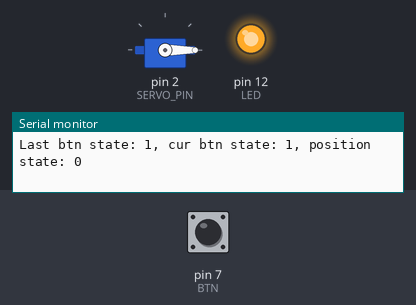
Bench run of a sketch on a simulated Arduino Uno, built with avr-gcc and run on an emulated ATmega328P. Shown: servo, output pins drawn as LEDs (lit = HIGH), the last lines printed to the serial monitor. The test bench sets the inputs (shaded band); at power-on: pin 7 (BTN) HIGH.

Above: at 1.2 s.
1.3 s: pin 7 (BTN) pulled LOW for 0.15 s
At 2.0 s:
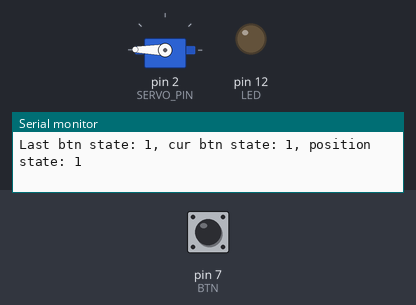
3.0 s: pin 7 (BTN) pulled LOW for 1 s
At 5.2 s:
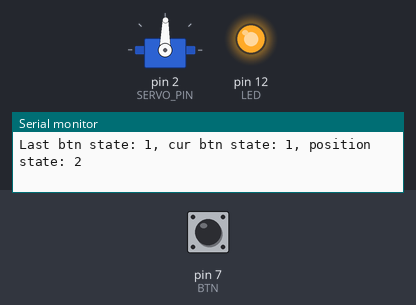
5.5 s: pin 7 (BTN) pulled LOW for 0.15 s
At 6.1 s:
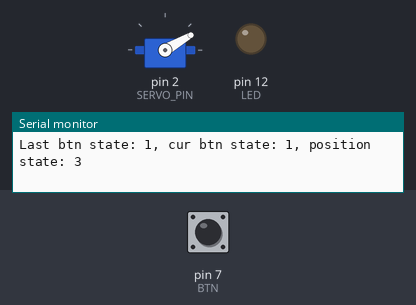
Timing chart, 0 to 8.5 s (numbered marks = the images above; inputs shaded):
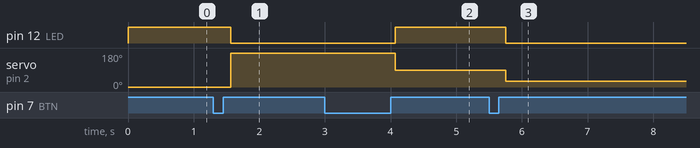

Measured:
- after the input at 1.3 s, pin 12 (LED): HIGH → LOW after 0.26 s; servo on pin 2 (SERVO_PIN): 0° → 179° after 0.26 s
- after the input at 3.0 s, pin 12 (LED): LOW → HIGH after 1.1 s; servo on pin 2 (SERVO_PIN): 179° → 89° after 1.1 s
- after the input at 5.5 s, pin 12 (LED): HIGH → LOW after 0.26 s; servo on pin 2 (SERVO_PIN): 89° → 30° after 0.26 s

The sketch:

rc_calibrate.ino
```cpp
// (licence header left out)
/* Calibrates the HobbyKing X-Car BESC.  Calibration goes through a number of
 * states:
 *
 * 0) Reverse throttle
 * 1) Full throttle
 * 2) Brake throttle
 * 3) Neutral throttle
 *
 * The BESC blinks and beeps to indicate that it's done in each state.  When it
 * does that, hit a switch connected to digital pin 7.  If you have an LED on
 * digital pin 12, it will alternate between high and low to indicate that it
 * moved to the next state.
 */
#include <Servo.h>

#define SERVO_MIN_DEGREES 0
#define SERVO_MAX_DEGREES 179
#define SERVO_MIN_PULSE_WIDTH 1000
#define SERVO_MAX_PULSE_WIDTH 1000
#define SERVO_PIN 2
#define LED 12
#define BTN 7

#define REVERSE_THROTTLE 0
#define FULL_THROTTLE 179
#define BRAKE_THROTTLE 89
#define NEUTRAL_THROTTLE 30

Servo motor;
int state = 0;
int last_btn_state = HIGH; // Digital pin will be high on first read


void setup()
{
    Serial.begin(9600);

    pinMode( LED, OUTPUT );
    digitalWrite( LED, HIGH );

    pinMode( BTN, INPUT );
    digitalWrite( BTN, HIGH ); // Activate pullups

    motor.attach( SERVO_PIN, SERVO_MIN_PULSE_WIDTH,
        SERVO_MAX_PULSE_WIDTH );
}

void loop()
{
    int cur_btn_state = digitalRead( BTN );
    Serial.print( "Last btn state: " );
    Serial.print( last_btn_state );
    Serial.print( ", cur btn state: " );
    Serial.print( cur_btn_state );
    Serial.print( ", position state: " );
    Serial.println( state );

    if( cur_btn_state != last_btn_state ) {
        // Change state when we're moving from high to low (let off button)
        if( HIGH == cur_btn_state )
            state++;
    }
    last_btn_state = cur_btn_state;


    switch(state) {
        case 0:
            motor.write( REVERSE_THROTTLE );
            digitalWrite( LED, HIGH );
            break;
        case 1:
            motor.write( FULL_THROTTLE );
            digitalWrite( LED, LOW );
            break;
        case 2:
            motor.write( BRAKE_THROTTLE );
            digitalWrite( LED, HIGH );
            break;
        case 3:
            motor.write( NEUTRAL_THROTTLE );
            digitalWrite( LED, LOW );
            break;
        default:
            // Do nothing, successfully
            break;
    }
}
```
